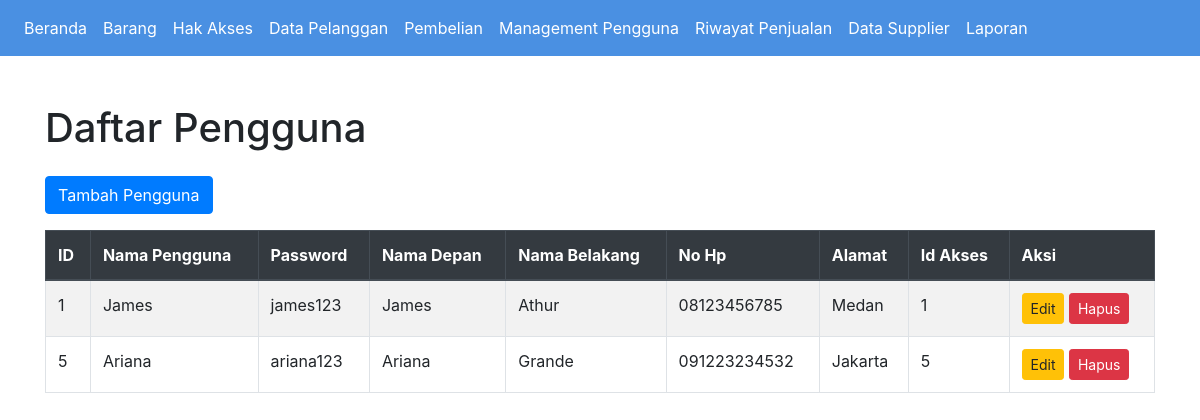
The app's page /pengguna/read_pengguna.php with its own data.
### tables this page shows
CREATE TABLE `pengguna` (
  `IdPengguna` int(11) NOT NULL,
  `NamaPengguna` varchar(100) NOT NULL,
  `Password` varchar(100) NOT NULL,
  `NamaDepan` varchar(100) NOT NULL,
  `NamaBelakang` varchar(100) NOT NULL,
  `NoHp` varchar(20) NOT NULL,
  `Alamat` varchar(100) NOT NULL,
  `IdAkses` int(11) NOT NULL
);

### pengguna/Pengguna.php (called while the page is built, shortened)
<?php
class Pengguna {
    private $conn;
    public function __construct($conn) {
        $this->conn = $conn;
    }
    public function read() {
        $sql = "SELECT * FROM pengguna";
        return $this->conn->query($sql);
    }
}
?>

### pengguna/read_pengguna.php (the view, shortened to what this page needs)
<?php
include '../header.php';
include 'Pengguna.php';
include '../connect.php';
$pengguna = new Pengguna($conn);
$result = $pengguna->read();
?>
<!DOCTYPE html>
<html lang="en">
<head>
    <link href="https://stackpath.bootstrapcdn.com/bootstrap/4.5.2/css/bootstrap.min.css" rel="stylesheet">
</head>
<body>
    <div class="container mt-5">
        <h1 class="mb-4">Daftar Pengguna</h1>
        <a href="create_pengguna.php" class="btn btn-primary mb-3">Tambah Pengguna</a>
        <div class="table-responsive">
            <table class="table table-bordered table-striped">
                <thead class="thead-dark">
                    <tr>
                        <th>ID</th>
                        <th>Nama Pengguna</th>
                        <th>Password</th>
                        <th>Nama Depan</th>
                        <th>Nama Belakang</th>
                        <th>No Hp</th>
                        <th>Alamat</th>
                        <th>Id Akses</th>
                        <th>Aksi</th>
                    </tr>
                </thead>
                <tbody>
                    <?php
                    if ($result->num_rows > 0) {
                        while ($row = $result->fetch_assoc()) {
                            echo "<tr>
                                <td>".$row['IdPengguna']."</td>
                                <td>".$row['NamaPengguna']."</td>
                                <td>".$row['Password']."</td>
                                <td>".$row['NamaDepan']."</td>
                                <td>".$row['NamaBelakang']."</td>
                                <td>".$row['NoHp']."</td>
                                <td>".$row['Alamat']."</td>
                                <td>".$row['IdAkses']."</td>
                                <td>
                                    <a href='update_pengguna.php?id=".$row['IdPengguna']."' class='btn btn-warning btn-sm'>Edit</a>
                                    <a href='delete_pengguna.php?id=".$row['IdPengguna']."' class='btn btn-danger btn-sm'>Hapus</a>
                                </td>
                            </tr>";
                        }
                    } else {
                        echo "<tr><td colspan='9' class='text-center'>Tidak ada data</td></tr>";
                    }
                    ?>
                </tbody>
            </table>
        </div>
    </div>
</body>
</html>

### header.php (style rules this page uses)
body { background-color: #f0f8ff; color: #333; }

### records on screen
pengguna: IdPengguna "1", NamaPengguna "James", Password "james123", NamaDepan "James", NamaBelakang "Athur", NoHp "08123456785", Alamat "Medan", IdAkses "1"
pengguna: IdPengguna "5", NamaPengguna "Ariana", Password "ariana123", NamaDepan "Ariana", NamaBelakang "Grande", NoHp "091223234532", Alamat "Jakarta", IdAkses "5"
